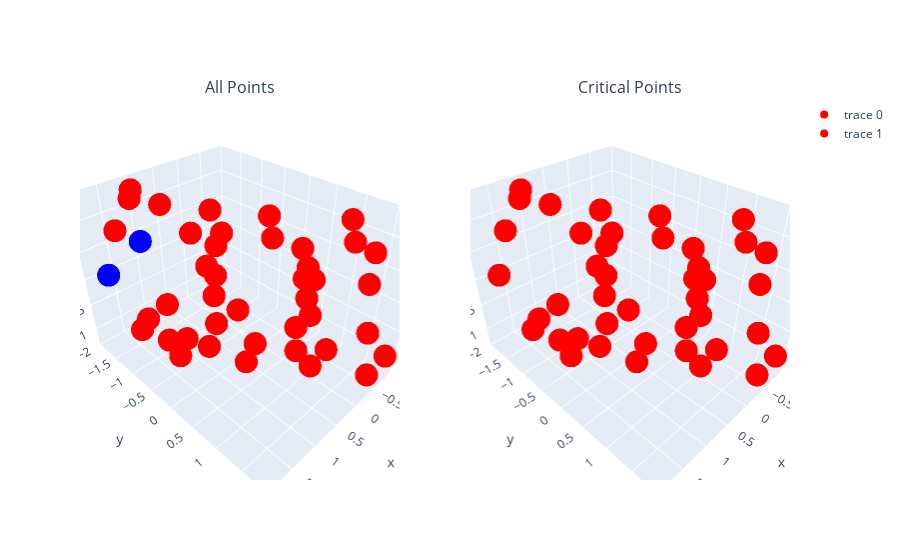

Notebook source saved alongside this figure:
### Markdown cell above
Now we visualize the critical points calculated by our model for the predestrian clouds from before.

### Code cell
plot_crit_points_from_file(model, 'data/sweeps/BUS/11.txt', 200)

### Figure 1 — Plotly figure (JSON) as saved in the notebook; plotly's stock layout.template omitted (floating-point values rounded to 4 significant figures; data arrays with more than 128 entries replaced by an {"elided": "..."} marker saying what was removed)
{"data": [{"line": {"color": "rgba(0,0,0,0)"}, "marker": {"color": {"elided": "200 str values"}}, "scene": "scene", "type": "scatter3d", "x": {"elided": "200 float values"}, "y": {"elided": "200 float values"}, "z": {"elided": "200 float values"}}, {"line": {"color": "rgba(0,0,0,0)"}, "marker": {"color": "red"}, "scene": "scene2", "type": "scatter3d", "x": [1.906, 1.781, 1.656, 1.344, 1.156, 1.594, 1.344, 1.344, 1.156, 1.281, 1.281, 1.094, 0.9688, 0.9688, 0.9062, 0.9062, 0.7812, 0.7812, 0.7812, 0.6562, 0.5938, -0.8438, 0.5938, 0.3438, 0.4062, 0.09375, 0.03125, -0.03125, 0.1562, -0.09375, -0.03125, -0.03125, -0.03125, -0.09375, -0.09375, -0.3438, -0.2812, -0.6562, -0.6562, -0.5938, -0.5938, -0.9062], "y": [-1.359, -1.172, -1.078, -1.422, -1.672, -0.9531, -0.8281, -0.7656, -0.9531, -0.6406, -0.4219, -0.3906, -0.2656, -0.2344, -0.1719, -0.1406, -0.3281, -0.2656, -0.2344, 0.07812, 0.2031, -1.891, 0.3906, 0.3594, 0.4844, 0.7656, 0.7656, 0.6719, 1.047, 0.7031, 0.7969, 0.8281, 0.9219, 0.9844, 1.234, 1.203, 1.328, 1.453, 1.453, 1.609, 1.734, 1.828], "z": [0.3545, 1.111, -0.6675, 1.367, 1.367, -0.4144, -0.9287, -0.167, 1.367, -1.192, -0.6833, 1.109, -0.9443, 0.5957, 0.0791, -0.4342, 1.367, 0.3364, 0.853, -0.1854, -1.223, -0.1902, -0.7073, 1.367, 1.107, -0.4572, -0.978, 0.8462, 0.585, 0.3218, 0.585, 0.06104, -0.2039, -1.252, -0.7314, 1.368, 1.105, 0.312, 0.8403, -0.4772, -1.276, -1.013]}], "layout": {"annotations": [{"font": {"size": 16}, "showarrow": false, "text": "All Points", "x": 0.225, "xanchor": "center", "xref": "paper", "y": 1, "yanchor": "bottom", "yref": "paper"}, {"font": {"size": 16}, "showarrow": false, "text": "Critical Points", "x": 0.775, "xanchor": "center", "xref": "paper", "y": 1, "yanchor": "bottom", "yref": "paper"}], "scene": {"domain": {"x": [0, 0.45], "y": [0, 1]}}, "scene2": {"domain": {"x": [0.55, 1], "y": [0, 1]}}}}
